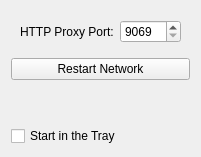
      <widget class="QWidget" name="tab_general">
       <attribute name="title">
        <string>General</string>
       </attribute>
       <layout class="QGridLayout" name="gridLayout">
        <item row="2" column="0">
         <spacer name="verticalSpacer">
          <property name="orientation">
           <enum>Qt::Vertical</enum>
          </property>
          <property name="sizeHint" stdset="0">
           <size>
            <width>20</width>
            <height>40</height>
           </size>
          </property>
         </spacer>
        </item>
        <item row="0" column="0">
         <widget class="QWidget" name="widget" native="true">
          <property name="sizePolicy">
           <sizepolicy hsizetype="Preferred" vsizetype="Maximum">
            <horstretch>0</horstretch>
            <verstretch>0</verstretch>
           </sizepolicy>
          </property>
          <layout class="QVBoxLayout" name="verticalLayout_5">
           <item>
            <layout class="QHBoxLayout" name="horizontalLayout_7">
             <item>
              <widget class="QLabel" name="http_port_label">
               <property name="text">
                <string>HTTP Proxy Port:</string>
               </property>
              </widget>
             </item>
             <item>
              <widget class="QSpinBox" name="http_port_spinbox">
               <property name="minimum">
                <number>9069</number>
               </property>
               <property name="maximum">
                <number>65535</number>
               </property>
               <property name="value">
                <number>9069</number>
               </property>
              </widget>
             </item>
            </layout>
           </item>
          </layout>
         </widget>
        </item>
        <item row="3" column="0">
         <layout class="QHBoxLayout" name="horizontalLayout_8">
          <item>
           <widget class="QCheckBox" name="start_in_tray">
            <property name="text">
             <string>Start in the Tray</string>
            </property>
           </widget>
          </item>
         </layout>
        </item>
        <item row="1" column="0">
         <widget class="QPushButton" name="restart_network_button">
          <property name="text">
           <string>Restart Network</string>
          </property>
         </widget>
        </item>
       </layout>
      </widget>
